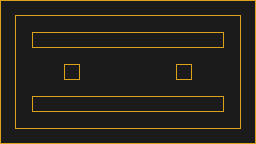

This is a level from a 2D game, rendered from its Tiled map with the project's own tilesets. A one-line summary and the map file follow, with tile-layer data summarised:
An orthogonal 16x9 tile map with 16x16 px tiles, 2 tile layers (Background, Walls), 2 tilesets and 4 objects.

<map version="1.0" orientation="orthogonal" renderorder="right-down" width="16" height="9" tilewidth="16" tileheight="16" nextobjectid="39">
 <properties>
  <property name="name" value="Level 1" />
 </properties>
 <tileset firstgid="1" name="Tiles" tilewidth="16" tileheight="16" tilecount="2">
  <tile id="0">
   <image width="16" height="16" source="../dark_tile.png" />
  </tile>
  <tile id="1">
   <image width="16" height="16" source="../light_tile.png" />
  </tile>
 </tileset>
 <tileset firstgid="3" name="tileset" tilewidth="16" tileheight="16" tilecount="64">
  <image source="../tileset.png" width="128" height="128" />
  <terraintypes>
   <terrain name="Walls" tile="-1" />
  </terraintypes>
  <tile id="0" terrain="0,0,0,">
   <properties>
    <property name="blocked" value="" />
   </properties>
  </tile>
  <tile id="1" terrain="0,0,,">
   <properties>
    <property name="blocked" value="" />
   </properties>
  </tile>
  <tile id="2" terrain="0,0,,0">
   <properties>
    <property name="blocked" value="" />
   </properties>
  </tile>
  <tile id="3" terrain=",,,0">
   <properties>
    <property name="blocked" value="" />
   </properties>
  </tile>
  <tile id="4" terrain=",,0,">
   <properties>
    <property name="blocked" value="" />
   </properties>
  </tile>
  <tile id="5">
   <properties>
    <property name="blocked" value="" />
   </properties>
  </tile>
  <tile id="6">
   <properties>
    <property name="blocked" value="" />
   </properties>
  </tile>
  <tile id="7">
   <properties>
    <property name="blocked" value="" />
   </properties>
  </tile>
  <tile id="8" terrain="0,,0,">
   <properties>
    <property name="blocked" value="" />
   </properties>
  </tile>
  <tile id="9">
   <properties>
    <property name="blocked" value="" />
   </properties>
  </tile>
  <tile id="10" terrain=",0,,0">
   <properties>
    <property name="blocked" value="" />
   </properties>
  </tile>
  <tile id="11" terrain=",0,,">
   <properties>
    <property name="blocked" value="" />
   </properties>
  </tile>
  <tile id="12" terrain="0,,,">
   <properties>
    <property name="blocked" value="" />
   </properties>
  </tile>
  <tile id="13">
   <properties>
    <property name="blocked" value="" />
   </properties>
  </tile>
  <tile id="16" terrain="0,,0,0">
   <properties>
    <property name="blocked" value="" />
   </properties>
  </tile>
  <tile id="17" terrain=",,0,0">
   <properties>
    <property name="blocked" value="" />
   </properties>
  </tile>
  <tile id="18" terrain=",0,0,0">
   <properties>
    <property name="blocked" value="" />
   </properties>
  </tile>
  <tile id="19">
   <properties>
    <property name="blocked" value="" />
   </properties>
  </tile>
  <tile id="20">
   <properties>
    <property name="blocked" value="" />
   </properties>
  </tile>
  <tile id="21">
   <properties>
    <property name="blocked" value="" />
   </properties>
  </tile>
  <tile id="24">
   <properties>
    <property name="blocked" value="" />
   </properties>
  </tile>
  <tile id="25">
   <properties>
    <property name="blocked" value="" />
   </properties>
  </tile>
  <tile id="26">
   <properties>
    <property name="blocked" value="" />
   </properties>
  </tile>
  <tile id="27">
   <properties>
    <property name="blocked" value="" />
   </properties>
  </tile>
  <tile id="28">
   <properties>
    <property name="blocked" value="" />
   </properties>
  </tile>
  <tile id="29">
   <properties>
    <property name="blocked" value="" />
   </properties>
  </tile>
  <tile id="32">
   <properties>
    <property name="blocked" value="" />
   </properties>
  </tile>
  <tile id="33">
   <properties>
    <property name="blocked" value="" />
   </properties>
  </tile>
  <tile id="34">
   <properties>
    <property name="blocked" value="" />
   </properties>
  </tile>
 </tileset>
 <layer name="Background" width="16" height="9">
  <data>[144 cells, 144 non-empty, 1 distinct tile ids]</data>
 </layer>
 <layer name="Walls" width="16" height="9">
  <data>[144 cells, 72 non-empty, 9 distinct tile ids]</data>
 </layer>
 <objectgroup name="Dots">
  <object id="34" x="132.75" y="117" width="6" height="6.5">
   <ellipse />
  </object>
  <object id="35" x="132" y="21.25" width="6.25" height="6.75">
   <ellipse />
  </object>
  <object id="37" x="131.5" y="68.5" width="6" height="7">
   <ellipse />
  </object>
 </objectgroup>
 <objectgroup name="Spawn">
  <object id="30" x="20.75" y="69.5" width="6.75" height="5.75" />
 </objectgroup>
</map>
